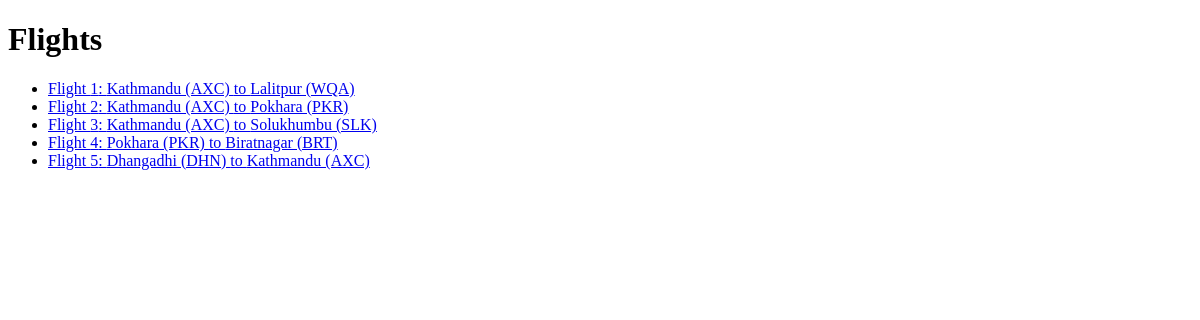
The app's page /, older data.
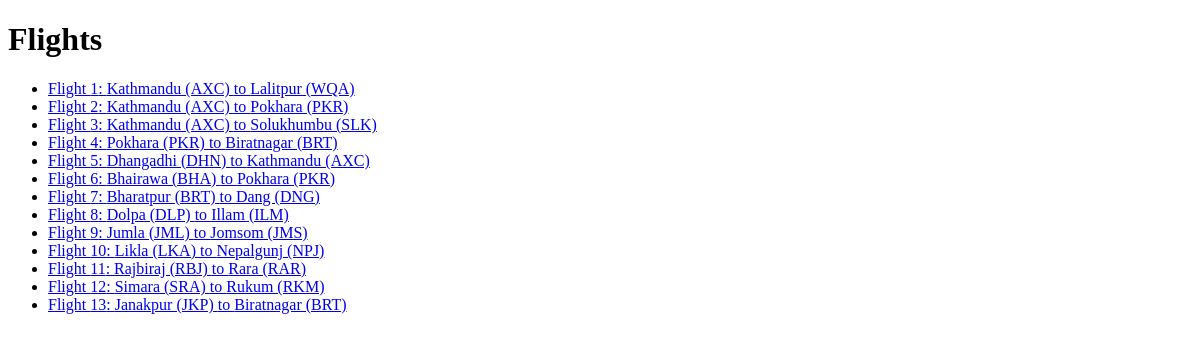
The same page, newer data.
### flights/models.py (models this page shows, shortened)
class Flight(models.Model):
    origin = models.ForeignKey(Airport, on_delete=models.CASCADE, related_name="departures")
    destination = models.ForeignKey(Airport, on_delete=models.CASCADE, related_name="arrivals")
    duration = models.IntegerField()

class Airport(models.Model):
    code = models.CharField(max_length=3)
    city = models.CharField(max_length=64)
    def __str__(self):
        return f"{self.city} ({self.code})"

### flights/views.py (the view)
# urls.py: path("", views.index, name="index"),
def index(request):
    return render(request, "flights/index.html", {
        "flights": Flight.objects.all()
    })

### flights/templates/flights/index.html
{%  extends "flights/layout.html" %}
{% block body %}
<h1>Flights</h1>
<ul>
    {% for flight in flights %}
    <li>
        <a href="{% url 'flight' flight.id %}">
        Flight {{ flight.id }}: {{ flight.origin }} to {{ flight.destination }}
    </a>
    </li>
    {% endfor %}
</ul>
{% endblock %}

### flights/templates/flights/layout.html (shortened to what this page needs)
<!DOCTYPE html>
<html lang="en">
<head>
</head>
<body>
    {% block body %}
    {% endblock %}
</body>
</html>

Row changes from the older to the newer data that the page shows:
added Flight: id "6", origin "Bhairawa (BHA)", destination "Pokhara (PKR)"
added Flight: id "7", origin "Bharatpur (BRT)", destination "Dang (DNG)"
added Flight: id "8", origin "Dolpa (DLP)", destination "Illam (ILM)"
added Flight: id "9", origin "Jumla (JML)", destination "Jomsom (JMS)"
added Flight: id "10", origin "Likla (LKA)", destination "Nepalgunj (NPJ)"
added Flight: id "11", origin "Rajbiraj (RBJ)", destination "Rara (RAR)"
added Flight: id "12", origin "Simara (SRA)", destination "Rukum (RKM)"
added Flight: id "13", origin "Janakpur (JKP)", destination "Biratnagar (BRT)"
